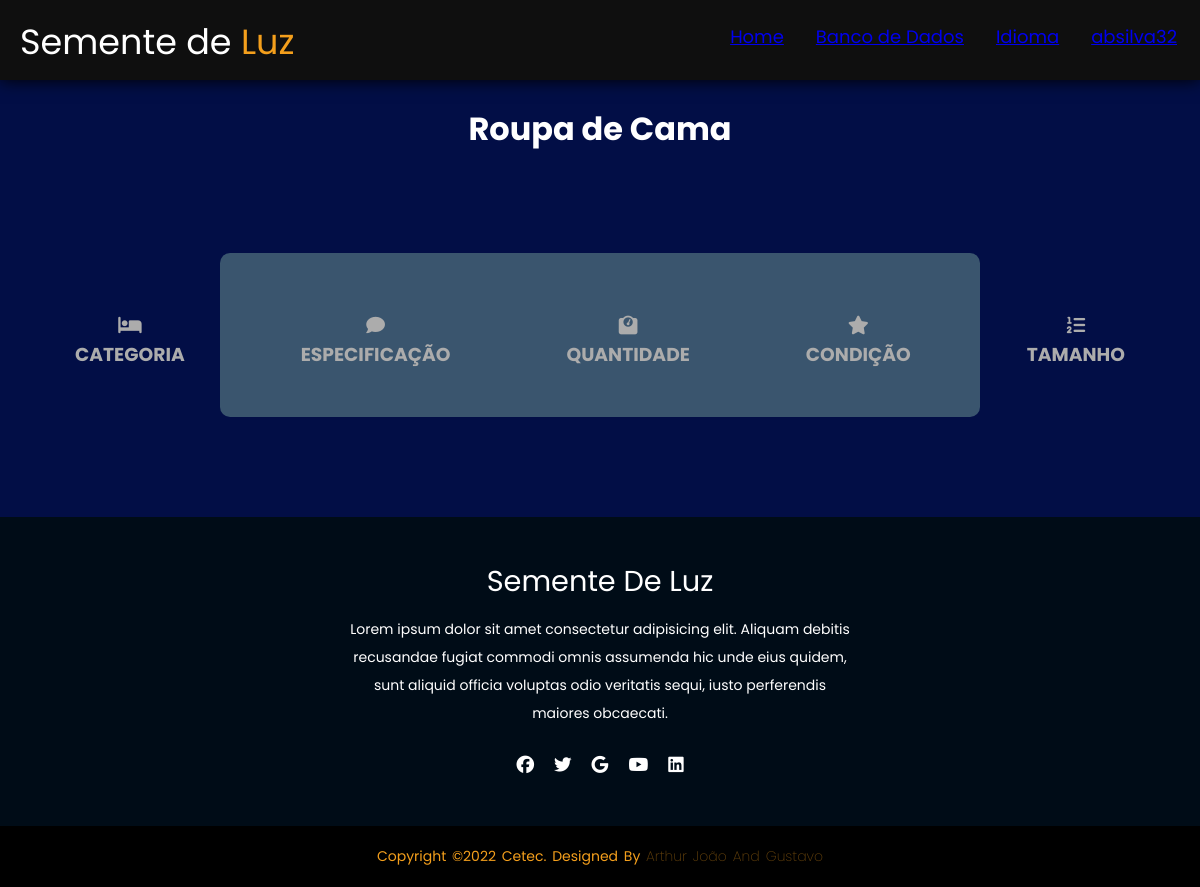
/estoque/verroupacama/ (signed in), run on an earlier commit of the app's database.
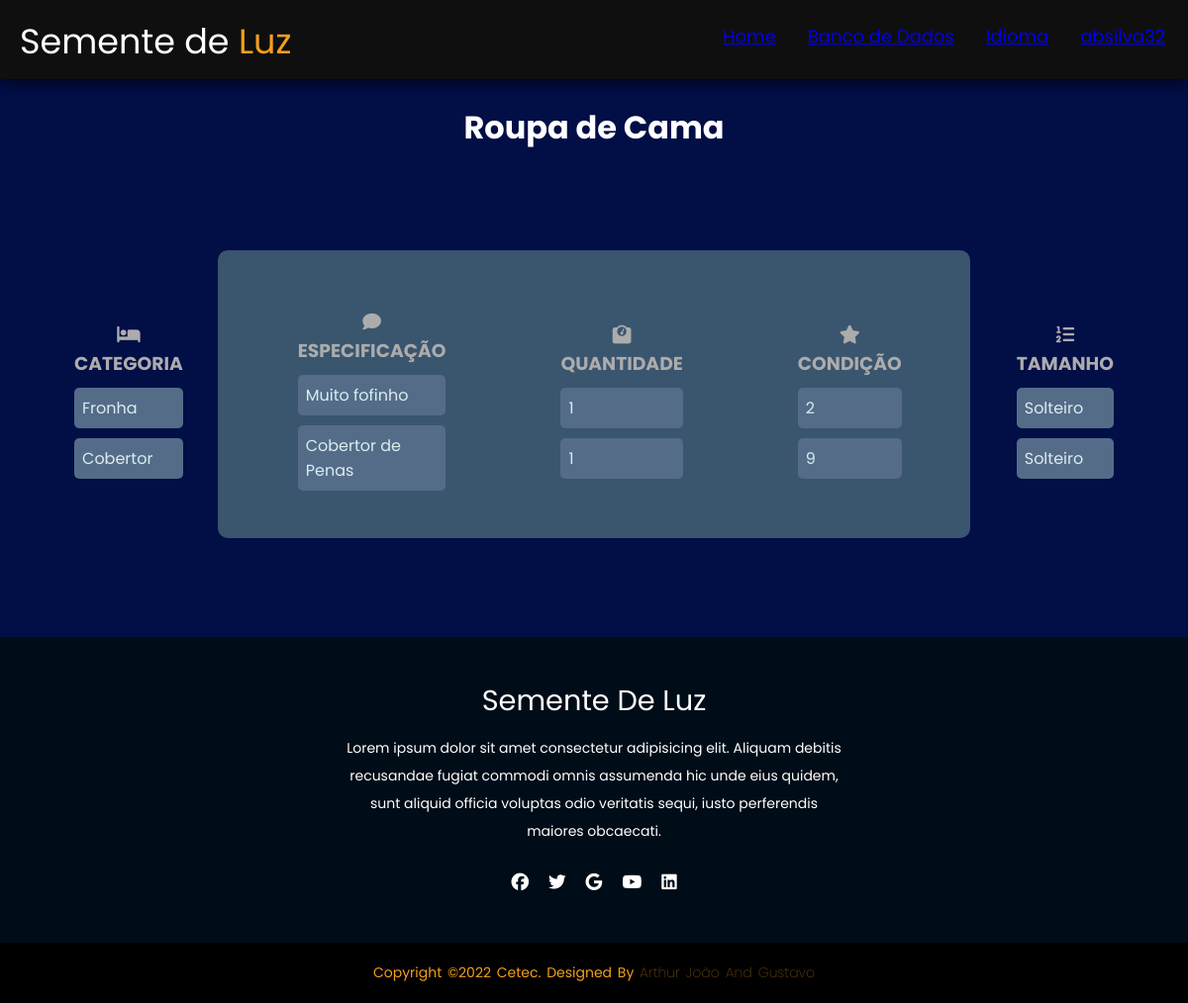
And on a later commit of the database.
### estoque/models.py (models this page shows, shortened)
class Roupacama (models.Model):
    tipos = models.CharField (max_length = 30, choices=ROUPACAMA_CHOICES, null=True)
    descr = models.CharField (max_length=30, null=True)
    cor = models.CharField (max_length = 30, null=True)
    qntd = models.IntegerField(null=True)
    tamanho = models.CharField(max_length = 10, choices=TAMANHOROUPACAMA_CHOICES, null=True)
    condicao = models.IntegerField(choices=CONDICAO_CHOICES, null=True)

### estoque/views.py (the view)
class VerRoupaCamaView(ListView):
    model= Roupacama
    template_name = 'ver_roupacama.html'

### estoque/templates/ver_roupacama.html (shortened to what this page needs)
{% load static %}
<!DOCTYPE html>
<html lang="en">
<head>
    <link rel="stylesheet" type="text/css" href='{% static "/css/ver_estoque.css" %}'>
</head>
<body>
    <header>
        <div class="logo">
            Semente de <span>Luz</span></div>
            <ul>
                <li><a href="{%url 'home' %}">Home</li></a>
                <li><a href="/estoque/escolha">Banco de Dados</li></a>
                <li><a href="/estoque/language/"> Idioma</li></a>
                <li>
                    <a href="/estoque/perfil">{{request.user}}</a>
                </li>
            </ul>
    </header>
    <br>
    <h1>Roupa de Cama</h1>
    <div class="card">
        <div class="card2">
            <div class="textfield">
                <h3><i class="fa-solid fa-bed"></i> Categoria </h3>
                    {% for Roupacama in object_list %}
                        <p class="text">{{Roupacama.tipos}}</p>
                    {% endfor %}
            </div>
            </div>
            <div class="card2">
                <div class="textfield">
                    <h3><i class="fa-solid fa-comment"></i> Especificação </h3>
                    {% for Roupacama in object_list %}
                        <p class="text">{{Roupacama.descr}}</p>
                    {% endfor %}
                </div>
                </div>
                <div class="card2">
                    <div class="textfield">
                        <h3><i class="fa-solid fa-weight-scale"></i> Quantidade </h3>
                        {% for Roupacama in object_list %}
                            <p class="text">{{Roupacama.qntd}}</p>
                        {% endfor %}
                    </div>
                    </div>
                    <div class="card2">
                        <div class="textfield">
                            <h3><i class="fa-solid fa-star"></i> Condição </h3>
                            {% for Roupacama in object_list %}
                                <p class="text">{{Roupacama.condicao}}</p>
                            {% endfor %}
                        </div>
                    </div>
                    <div class="card2">
                        <div class="textfield">
                            <h3><i class="fa-solid fa-list-ol"></i> Tamanho </h3>
                            {% for Roupacama in object_list %}
                                <p class="text">{{Roupacama.tamanho}}</p>
                            {% endfor %}
                        </div>
                    </div>
    </div>
    <footer>
        <div class="footer-content">
            <h3>Semente de Luz</h3>
            <p>Lorem ipsum dolor sit amet consectetur adipisicing elit. Aliquam debitis recusandae fugiat commodi omnis assumenda hic unde eius quidem, sunt aliquid officia voluptas odio veritatis sequi, iusto perferendis maiores obcaecati.</p>
            <ul class="socials">
                <li><a href="#"><i class="fa-brands fa-facebook"></i></a></li>
                <li><a href="#"><i class="fa-brands fa-twitter"></i></a></li>
                <li><a href="#"><i class="fa-brands fa-google"></i></a></li>
                <li><a href="#"><i class="fa-brands fa-youtube"></i></a></li>
                <li><a href="#"><i class="fa-brands fa-linkedin"></i></a></li>
            </ul>
        </div>
        <div class="footer-bottom">
            <p>copyright &copy;2022 Cetec. designed by <span>Arthur João and Gustavo</span></p>
        </div>
    </footer>
</body>
</html>

What changed in the data, as far as the page shows it:
added Roupacama: tipos "Fronha", descr "Muito fofinho", qntd "1", condicao "2", tamanho "Solteiro"
added Roupacama: tipos "Cobertor", descr "Cobertor de Penas", qntd "1", condicao "9", tamanho "Solteiro"
